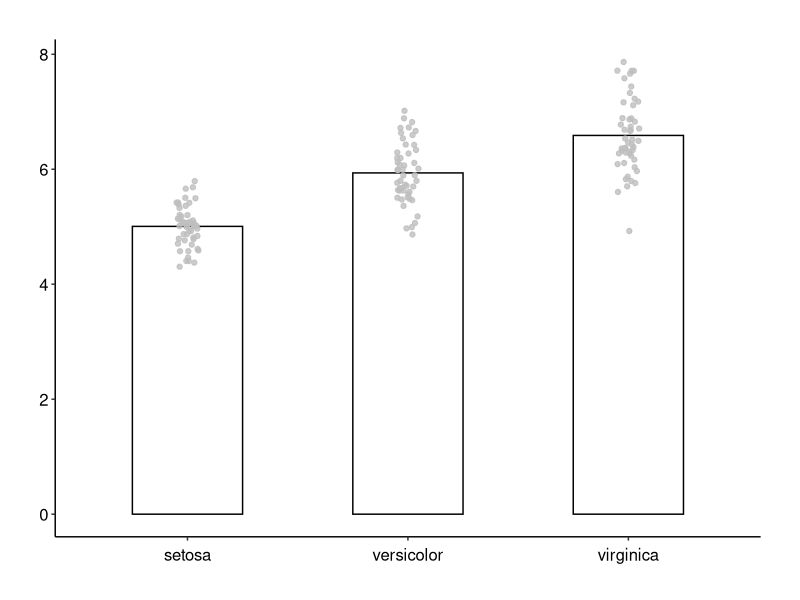
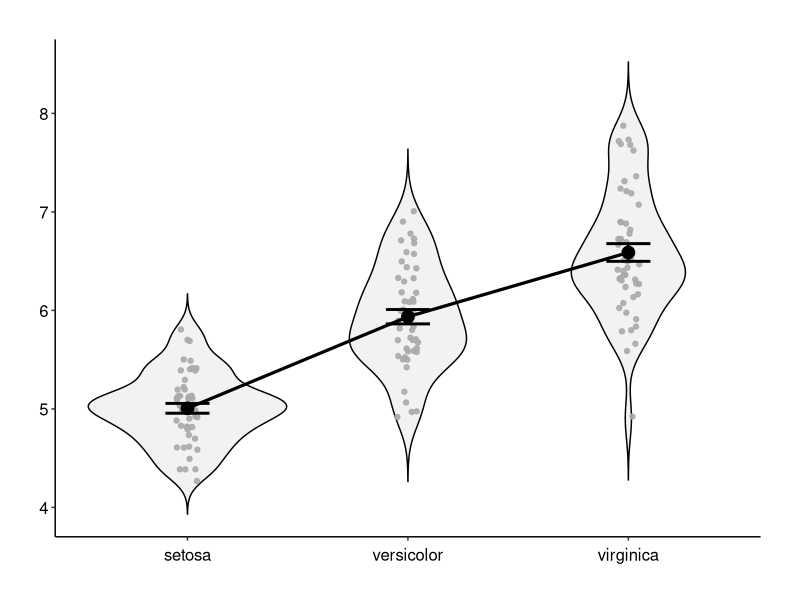
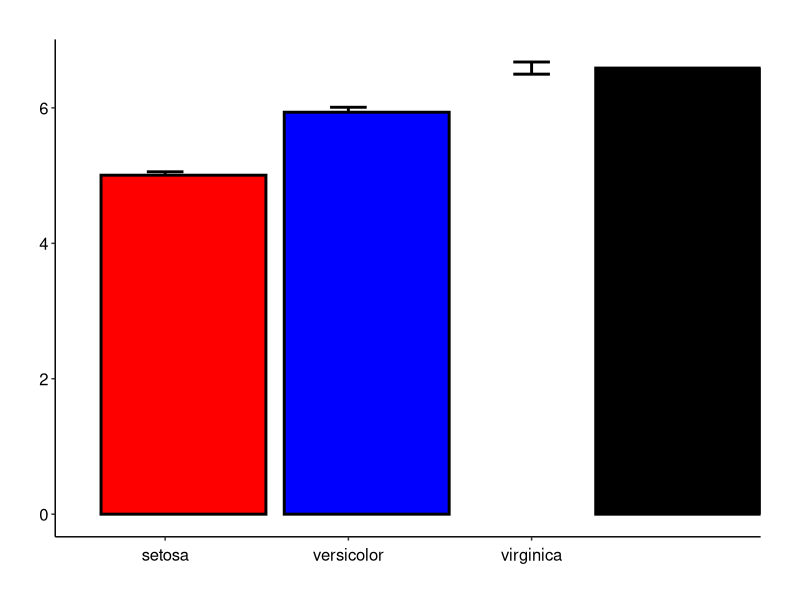
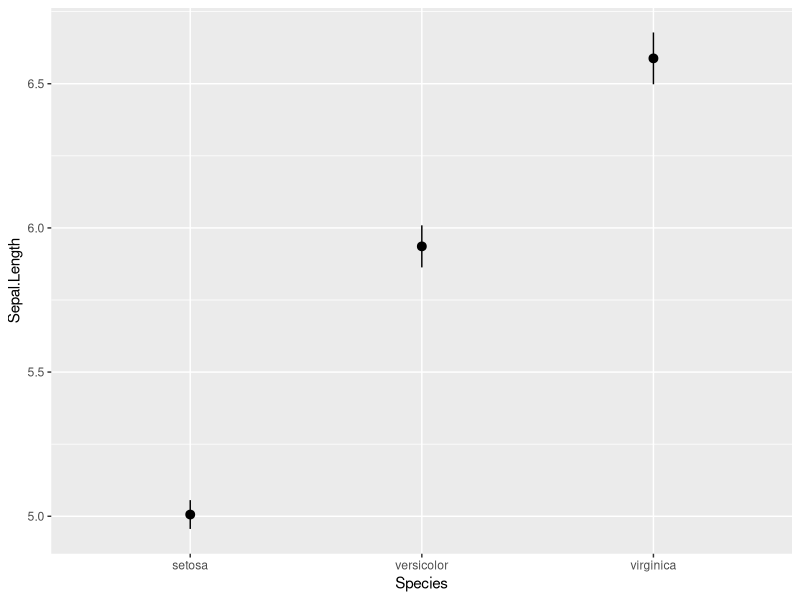
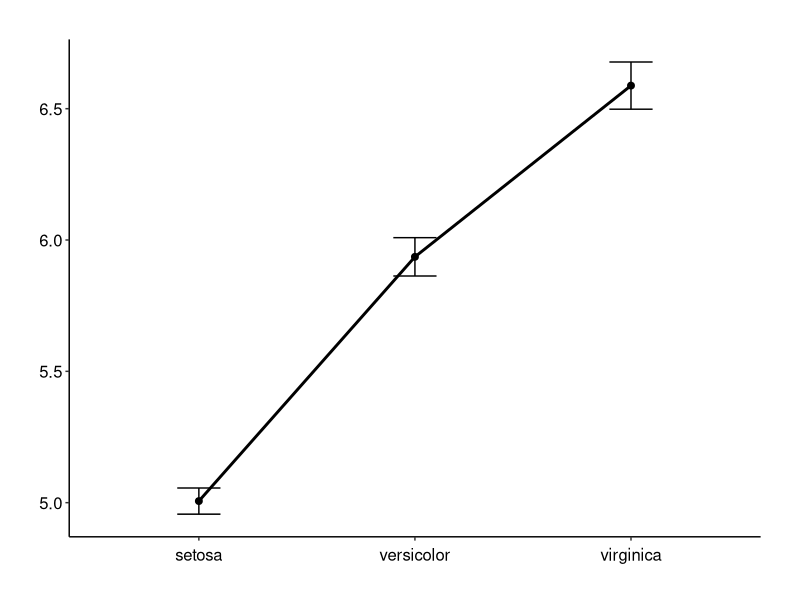
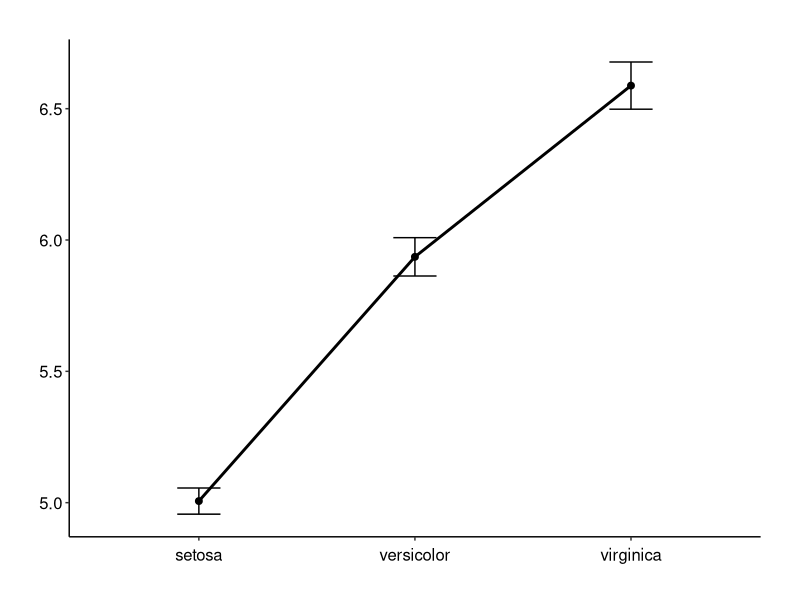

Reproduce these figures in R, in order.
library(ggplot2)
library(dplyr)

data(iris)

# create initial barplot
myplot = ggplot(iris, aes(x = Species, y = Sepal.Length))

# create barplot
my_barplot = myplot + stat_summary(fun.y = mean, geom = "col", fill = "White", colour = "Black", width=0.5) + 
  geom_jitter(width=0.05, col="gray", alpha=0.8) +
stat_summary(fun.data = mean_cl_normal, geom = "errorbar", width=0.2, size=1)
##########
# THEME ##
##########

### create a theme (i.e., change a series of parameters of the plot)
my_theme = theme(panel.grid.major = element_blank(), 
                 panel.grid.minor = element_blank(),
                 panel.background = element_blank(),  # remove backround
                 axis.title.x=element_blank(),  # get rid of of x axis title
                 axis.title.y=element_blank(), # get rid of y axis title
                 axis.text.x = element_text(colour="black", size=12, vjust=0), # x labels ticks text
                 axis.text.y = element_text(colour="black", size=12), # set y labels ticks text
                 axis.line.x = element_line(color="black", size = 0.5), # set x axis line
                 axis.line.y = element_line(color="black", size = 0.5), # set y asxis line
                 plot.margin = unit(c(1,1,1,1), "cm")

)

my_barplot_t = my_barplot + my_theme # + coord_cartesian(ylim=c(-6,6))

print(my_barplot_t)

## function to create standard error similar to mean_cl_normal
# in misc package. Contain y, ymin, ymax.


mean_se = function(x){
  se = function(x){sd(x)/sqrt(length(x))}
  data.frame(y=mean(x), ymin=mean(x)+se(x), ymax=mean(x)-se(x))
}


### VIOLIN
my_violin_plot = myplot +
  geom_violin(col="black", fill="gray", alpha=0.2, trim = FALSE) +
   geom_jitter(width=0.05, col="darkgray", alpha=0.9) +
  stat_summary(fun.data = mean_se, geom = "errorbar", width=0.2, size=1) +
stat_summary(fun.y = mean, geom = "point", fill = "black", colour = "black", size=4) +
stat_summary(aes(group=1), fun.y=mean, geom="line", size=1.1) 
  

my_violin_plot_t = my_violin_plot + my_theme

my_violin_plot_t


### BAR
my_bar_plot = myplot +
  stat_summary(fun.data = mean_se, geom = "errorbar", width=0.2, size=1, position=position_dodge(width=50)) +
  stat_summary(fun.y = mean, geom = "bar", fill = c("red", "blue", "black"), 
               colour = "black", size=1, position=position_nudge(c(0.1, 0.1, 0.8)))


my_bar_plot_t = my_bar_plot + my_theme

my_bar_plot_t


ggplot(iris, aes(x = Species, y = Sepal.Length)) + 
  stat_summary()
  stat_summary(fun.data = mean_se, geom = "errorbar", position=position_dodge(width=10)) 
  
  
### LINE PLOT
my_line_plot = myplot +
    stat_summary(aes(group = 1), fun.data = mean_se, geom = "line", size = 1, col = "black") +
    stat_summary(fun = mean, geom = "point", color = "black", size = 2) +
    stat_summary(fun.data = mean_se, geom = "errorbar", color = "black", width = 0.2, size = 0.5)
  
  
  my_line_plot_t = my_line_plot + my_theme
  
  my_line_plot_t
  
  
  
  

ggsave("My_plot.png",  scale = 1, width=20, height=15, units="cm")
  
